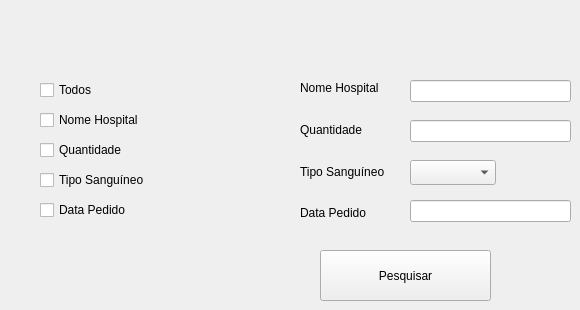
      <widget class="QWidget" name="tr_sales_tab_6">
       <attribute name="title">
        <string>Pesquisar</string>
       </attribute>
       <widget class="QCheckBox" name="checkbox_todos_pedido">
        <property name="geometry">
         <rect>
          <x>40</x>
          <y>80</y>
          <width>81</width>
          <height>20</height>
         </rect>
        </property>
        <property name="text">
         <string>Todos</string>
        </property>
       </widget>
       <widget class="QCheckBox" name="checkbox_nome_pedido">
        <property name="geometry">
         <rect>
          <x>40</x>
          <y>110</y>
          <width>111</width>
          <height>20</height>
         </rect>
        </property>
        <property name="text">
         <string>Nome Hospital</string>
        </property>
       </widget>
       <widget class="QCheckBox" name="checkbox_quantidade_pedido">
        <property name="geometry">
         <rect>
          <x>40</x>
          <y>140</y>
          <width>141</width>
          <height>20</height>
         </rect>
        </property>
        <property name="text">
         <string>Quantidade</string>
        </property>
       </widget>
       <widget class="QCheckBox" name="checkbox_data_pedido">
        <property name="geometry">
         <rect>
          <x>40</x>
          <y>200</y>
          <width>141</width>
          <height>20</height>
         </rect>
        </property>
        <property name="text">
         <string>Data Pedido</string>
        </property>
       </widget>
       <widget class="QCheckBox" name="checkbox_tiposanguineo_pedido">
        <property name="geometry">
         <rect>
          <x>40</x>
          <y>170</y>
          <width>121</width>
          <height>20</height>
         </rect>
        </property>
        <property name="text">
         <string>Tipo Sanguíneo</string>
        </property>
       </widget>
       <widget class="QLineEdit" name="pesquisa_nome_pedido">
        <property name="geometry">
         <rect>
          <x>410</x>
          <y>80</y>
          <width>161</width>
          <height>22</height>
         </rect>
        </property>
       </widget>
       <widget class="QLineEdit" name="pesquisa_data_pedido">
        <property name="geometry">
         <rect>
          <x>410</x>
          <y>200</y>
          <width>161</width>
          <height>22</height>
         </rect>
        </property>
       </widget>
       <widget class="QComboBox" name="pesquisa_box_tiposanguineo_pedido">
        <property name="geometry">
         <rect>
          <x>410</x>
          <y>160</y>
          <width>86</width>
          <height>25</height>
         </rect>
        </property>
        <item>
         <property name="text">
          <string/>
         </property>
        </item>
        <item>
         <property name="text">
          <string>A-</string>
         </property>
        </item>
        <item>
         <property name="text">
          <string>A+</string>
         </property>
        </item>
        <item>
         <property name="text">
          <string>B-</string>
         </property>
        </item>
        <item>
         <property name="text">
          <string>B+</string>
         </property>
        </item>
        <item>
         <property name="text">
          <string>AB-</string>
         </property>
        </item>
        <item>
         <property name="text">
          <string>AB+</string>
         </property>
        </item>
        <item>
         <property name="text">
          <string>O-</string>
         </property>
        </item>
        <item>
         <property name="text">
          <string>O+</string>
         </property>
        </item>
       </widget>
       <widget class="QLineEdit" name="pesquisa_quantidade_pedido">
        <property name="geometry">
         <rect>
          <x>410</x>
          <y>120</y>
          <width>161</width>
          <height>22</height>
         </rect>
        </property>
       </widget>
       <widget class="QPushButton" name="botao_pesquisar_pedido">
        <property name="geometry">
         <rect>
          <x>320</x>
          <y>250</y>
          <width>171</width>
          <height>51</height>
         </rect>
        </property>
        <property name="text">
         <string>Pesquisar</string>
        </property>
       </widget>
       <widget class="QWidget" name="">
        <property name="geometry">
         <rect>
          <x>300</x>
          <y>70</y>
          <width>101</width>
          <height>161</height>
         </rect>
        </property>
        <layout class="QVBoxLayout" name="verticalLayout_13">
         <item>
          <widget class="QLabel" name="label_clients_name_114">
           <property name="text">
            <string>Nome Hospital</string>
           </property>
          </widget>
         </item>
         <item>
          <widget class="QLabel" name="label_clients_name_157">
           <property name="text">
            <string>Quantidade</string>
           </property>
          </widget>
         </item>
         <item>
          <widget class="QLabel" name="label_clients_name_115">
           <property name="text">
            <string>Tipo Sanguíneo</string>
           </property>
          </widget>
         </item>
         <item>
          <widget class="QLabel" name="label_clients_name_113">
           <property name="text">
            <string>Data Pedido</string>
           </property>
          </widget>
         </item>
        </layout>
       </widget>
      </widget>
